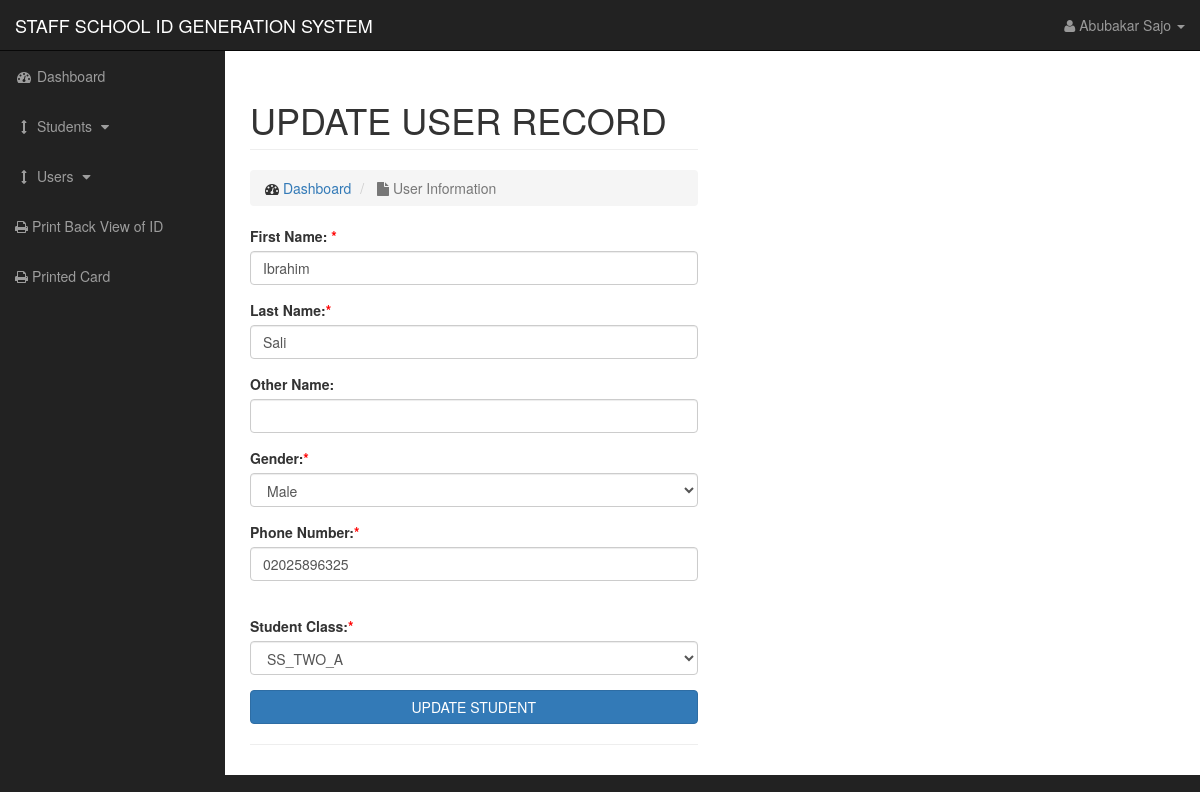
The page /edit_student.php?id=4 (signed in) on the database its author committed.
### tables this page shows
CREATE TABLE `tblstudents` (
  `stu_id` int(11) NOT NULL,
  `user_id` int(11) NOT NULL,
  `firstname` varchar(50) NOT NULL,
  `lastname` varchar(50) NOT NULL,
  `othername` varchar(50) NOT NULL,
  `gender` varchar(7) NOT NULL,
  `phonenumber` varchar(15) NOT NULL,
  `couse` varchar(30) NOT NULL,
  `stu_class` varchar(30) NOT NULL,
  `stu_img` varchar(255) NOT NULL,
  `exp_date` varchar(15) NOT NULL,
  `created_date` date NOT NULL
);

### edit_student.php (the view, shortened to what this page needs)
<?php include 'includes/header.php' ?>
    <div id="wrapper">
        <?php include 'includes/nav.php'?>
        <div id="page-wrapper">
            <div class="container-fluid">
                <div class="row">
                    <div class="col-lg-6">
                        <h1 class="page-header">
                            UPDATE USER RECORD
                        </h1>
                        <ol class="breadcrumb">
                            <li>
                                <i class="fa fa-dashboard"></i>  <a href="index.php">Dashboard</a>
                            </li>
                            <li class="active">
                                <i class="fa fa-file"></i> User Information
                            </li>
                        </ol>
    <?php
    if (isset($_GET["id"])) {
            $stu_id = mysqli_escape_string($conn, $_GET["id"]);
            $query = "SELECT * FROM `tblstudents` WHERE stu_id = $stu_id";
            $select_students = mysqli_query($conn, $query);
            if(mysqli_num_rows($select_students) > 0) {
                while($row = mysqli_fetch_assoc($select_students)) {
                    $firstname = $row["firstname"];
                    $lastname = $row["lastname"];
                    $othername = $row["othername"];
                    $gender = $row['gender'];
                    $phonenumber = $row['phonenumber'];
                    $stu_class = $row['stu_class'];
                }
            } else {
                echo "";
            }
        }
    ?>
<div class="form-wrap">
    <form action="edit_student.php" method="post" id="register-form">
            <div class="form-group">
                <label for="firstname" class="">First Name: <span style="color: red;">*</span></label>
                <input type="text" name="firstname" id="firstname" value="<?= $retVal = (!empty($firstname)) ? $firstname : '' ;?>" class="form-control" placeholder="first name">
            </div>
            <div class="form-group">
                <label for="lastname" class="">Last Name:<span style="color: red;">*</span></label>
                <input type="text" name="lastname" id="lastname" value="<?= $retVal = (!empty($lastname)) ? $lastname : '' ;?>" class="form-control" placeholder="">
            </div>
            <div class="form-group">
                <label for="othername" class="">Other Name:</label>
                <input type="text" name="othername" id="othername" value="<?= $retVal = (!empty($othername)) ? $othername : '' ;?>" class="form-control" placeholder="">
            </div>
            <div class="form-group">
            <label for="gender">Gender:<span style="color: red;">*</span></label>
            <select name="gender" id="" class="form-control" id="gender">
             <option value="<?= $gender;?>"><?= ucfirst($gender);?></option>
            </select>
            </div>
            <div class="form-group">
            <label for="class">Phone Number:<span style="color: red;">*</span></label>
            <input type="number" name="phonenumber" id="phonenumber" value="<?= $phonenumber = (!empty($phonenumber)) ? $phonenumber : '' ;?>" class="form-control" placeholder="08021212121">
            </div>
            <span class="error text-danger" ><?php echo $phonenumberErr = (!empty($phonenumberErr)) ? $phonenumberErr : ""; ?></span><br>
            <div class="form-group">
            <label for="class">Student Class:<span style="color: red;">*</span></label>
                <select name="stu_class" id="" class="form-control" id="stu_class">
                <option value="<?= (!empty($stu_class)) ? $stu_class : '' ; ?>"><?= (!empty($stu_class)) ? $stu_class : '' ; ?></option>
            </select>
            </div>
            <input type="submit" value="UPDATE STUDENT" name="submit" id="btn-register" class="btn btn-custom btnlg btn-block btn-primary">
        </form>
    </div>
<hr>
   </div>
                </div>
            </div>
        </div>
    </div>
 <?php include 'includes/footer.php'; ?>

### css/sb-admin.css (style rules this page uses)
body { margin-top: 100px; background-color: #222; }
@media (min-width:768px) { body { margin-top: 50px; } }
#wrapper { padding-left: 0; }
#page-wrapper { width: 100%; padding: 0; background-color: #fff; }
@media (min-width:768px) { #wrapper { padding-left: 225px; } }
@media (min-width:768px) { #page-wrapper { padding: 10px; } }

### rows shown on the page
tblstudents: firstname "Ibrahim", lastname "Sali", gender "Male", phonenumber "02025896325", stu_class "SS_TWO_A"
